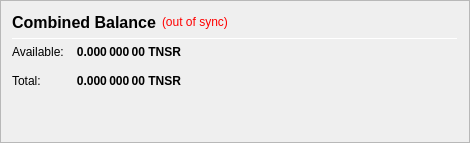
                   <widget class="QFrame" name="frame_CombinedBalances">
                    <property name="minimumSize">
                     <size>
                      <width>470</width>
                      <height>0</height>
                     </size>
                    </property>
                    <property name="frameShape">
                     <enum>QFrame::StyledPanel</enum>
                    </property>
                    <property name="frameShadow">
                     <enum>QFrame::Raised</enum>
                    </property>
                    <layout class="QVBoxLayout" name="verticalLayout_5">
                     <item>
                      <layout class="QHBoxLayout" name="horizontalLayout_5" stretch="0,0,0">
                       <item>
                        <widget class="QLabel" name="label_5z">
                         <property name="minimumSize">
                          <size>
                           <width>0</width>
                           <height>20</height>
                          </size>
                         </property>
                         <property name="font">
                          <font>
                           <pointsize>12</pointsize>
                           <weight>75</weight>
                           <bold>true</bold>
                          </font>
                         </property>
                         <property name="toolTip">
                          <string>Combined Balance (including unconfirmed and immature coins)</string>
                         </property>
                         <property name="text">
                          <string>Combined Balance</string>
                         </property>
                        </widget>
                       </item>
                       <item>
                        <widget class="QLabel" name="labelWalletStatus">
                         <property name="cursor">
                          <cursorShape>WhatsThisCursor</cursorShape>
                         </property>
                         <property name="toolTip">
                          <string>The displayed information may be out of date. Your wallet automatically synchronizes with the Tensor Coin network after a connection is established, but this process has not completed yet.</string>
                         </property>
                         <property name="styleSheet">
                          <string notr="true">QLabel { color: red; }</string>
                         </property>
                         <property name="text">
                          <string notr="true">(out of sync)</string>
                         </property>
                         <property name="alignment">
                          <set>Qt::AlignLeading|Qt::AlignLeft|Qt::AlignVCenter</set>
                         </property>
                        </widget>
                       </item>
                       <item>
                        <spacer name="horizontalSpacer_1">
                         <property name="orientation">
                          <enum>Qt::Horizontal</enum>
                         </property>
                         <property name="sizeHint" stdset="0">
                          <size>
                           <width>40</width>
                           <height>20</height>
                          </size>
                         </property>
                        </spacer>
                       </item>
                      </layout>
                     </item>
                     <item>
                      <widget class="Line" name="line_CombinedBalance">
                       <property name="minimumSize">
                        <size>
                         <width>0</width>
                         <height>1</height>
                        </size>
                       </property>
                       <property name="maximumSize">
                        <size>
                         <width>16777215</width>
                         <height>1</height>
                        </size>
                       </property>
                       <property name="orientation">
                        <enum>Qt::Horizontal</enum>
                       </property>
                      </widget>
                     </item>
                     <item>
                      <layout class="QGridLayout" name="gridLayout_3">
                       <property name="spacing">
                        <number>12</number>
                       </property>
                       <item row="1" column="0">
                        <widget class="QLabel" name="labelBalanceTextz">
                         <property name="text">
                          <string>Available:</string>
                         </property>
                        </widget>
                       </item>
                       <item row="1" column="1">
                        <widget class="QLabel" name="labelBalancez">
                         <property name="font">
                          <font>
                           <weight>75</weight>
                           <bold>true</bold>
                          </font>
                         </property>
                         <property name="cursor">
                          <cursorShape>IBeamCursor</cursorShape>
                         </property>
                         <property name="toolTip">
                          <string>Your current spendable balance</string>
                         </property>
                         <property name="text">
                          <string notr="true">0.000 000 00 TNSR</string>
                         </property>
                         <property name="alignment">
                          <set>Qt::AlignRight|Qt::AlignTrailing|Qt::AlignVCenter</set>
                         </property>
                         <property name="textInteractionFlags">
                          <set>Qt::LinksAccessibleByMouse|Qt::TextSelectableByKeyboard|Qt::TextSelectableByMouse</set>
                         </property>
                        </widget>
                       </item>
                       <item row="2" column="0">
                        <widget class="QLabel" name="labelTotalTextz">
                         <property name="text">
                          <string>Total:</string>
                         </property>
                        </widget>
                       </item>
                       <item row="2" column="1">
                        <widget class="QLabel" name="labelTotalz">
                         <property name="font">
                          <font>
                           <weight>75</weight>
                           <bold>true</bold>
                          </font>
                         </property>
                         <property name="cursor">
                          <cursorShape>IBeamCursor</cursorShape>
                         </property>
                         <property name="toolTip">
                          <string>Total Balance, including all unavailable coins.</string>
                         </property>
                         <property name="text">
                          <string notr="true">0.000 000 00 TNSR</string>
                         </property>
                         <property name="alignment">
                          <set>Qt::AlignRight|Qt::AlignTrailing|Qt::AlignVCenter</set>
                         </property>
                         <property name="textInteractionFlags">
                          <set>Qt::LinksAccessibleByMouse|Qt::TextSelectableByKeyboard|Qt::TextSelectableByMouse</set>
                         </property>
                        </widget>
                       </item>
                       <item row="2" column="3">
                        <spacer name="horizontalSpacer_2">
                         <property name="orientation">
                          <enum>Qt::Horizontal</enum>
                         </property>
                         <property name="sizeHint" stdset="0">
                          <size>
                           <width>40</width>
                           <height>20</height>
                          </size>
                         </property>
                        </spacer>
                       </item>
                      </layout>
                     </item>
                     <item>
                      <spacer name="verticalSpacer_1">
                       <property name="orientation">
                        <enum>Qt::Vertical</enum>
                       </property>
                       <property name="sizeHint" stdset="0">
                        <size>
                         <width>20</width>
                         <height>40</height>
                        </size>
                       </property>
                      </spacer>
                     </item>
                    </layout>
                   </widget>
